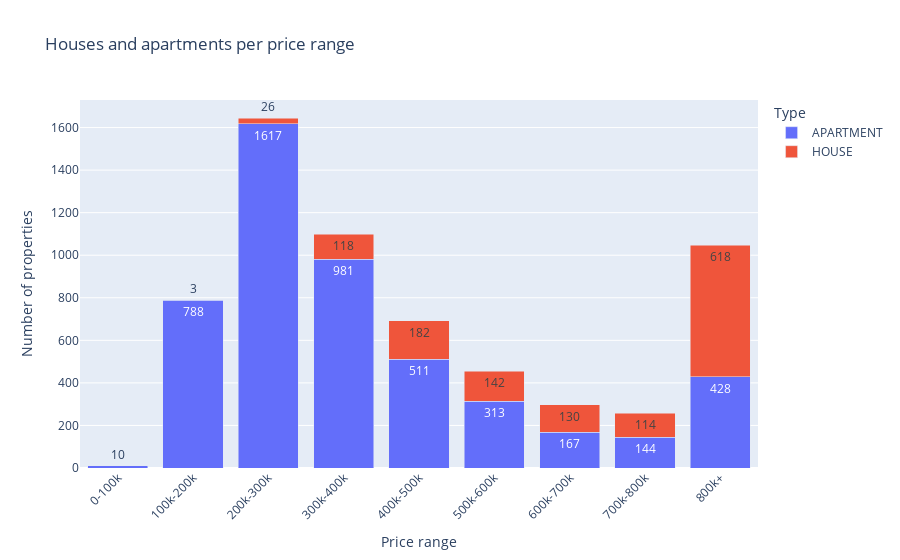

The cell this chart's notebook holds for it:
### Markdown cell above
Price ranges houses / apartments

### Code cell
import pandas as pd
import plotly.express as px

# Charger les données
df = pd.read_csv(input_file)

# Nettoyage
df = df.copy()
df['price'] = pd.to_numeric(df['price'], errors='coerce')
df = df[df['region'] == 'Brussels']
df = df[df['type'].isin(['HOUSE', 'APARTMENT'])]
df = df.dropna(subset=['price'])

# Vérifie la distribution des types
print("Types disponibles :", df['type'].value_counts())
print("Nombre de lignes après filtrage :", len(df))

# Créer les tranches de prix
price_bins = [0, 100000, 200000, 300000, 400000, 500000, 600000, 700000, 800000, float('inf')]
price_labels = [
    "0-100k", "100k-200k", "200k-300k", "300k-400k",
    "400k-500k", "500k-600k", "600k-700k", "700k-800k", "800k+"
]
df['price_range'] = pd.cut(df['price'], bins=price_bins, labels=price_labels, right=True)

# Vérifie s’il y a des NaN dans price_range
print("Valeurs manquantes dans price_range :", df['price_range'].isna().sum())

# Groupement
grouped = df.groupby(['price_range', 'type']).size().reset_index(name='count')
print(grouped)

# Graphique
fig = px.bar(
    grouped,
    x='price_range',
    y='count',
    color='type',
    title="Houses and apartments per price range",
    labels={'price_range': 'Price range', 'count': 'Number of properties', 'type': 'Type'},
    barmode='stack',
    text='count'
)

fig.update_layout(xaxis_tickangle=-45)
fig.show()

### Figure 1 — Plotly figure (JSON) as saved in the notebook; plotly's stock layout.template omitted (floating-point values rounded to 4 significant figures)
{"data": [{"hovertemplate": "Type=APARTMENT<br>Price range=%{x}<br>Number of properties=%{text}<extra></extra>", "legendgroup": "APARTMENT", "marker": {"color": "#636efa", "pattern": {"shape": ""}}, "name": "APARTMENT", "orientation": "v", "showlegend": true, "text": [10.0, 788.0, 1617.0, 981.0, 511.0, 313.0, 167.0, 144.0, 428.0], "textposition": "auto", "type": "bar", "x": ["0-100k", "100k-200k", "200k-300k", "300k-400k", "400k-500k", "500k-600k", "600k-700k", "700k-800k", "800k+"], "xaxis": "x", "y": [10, 788, 1617, 981, 511, 313, 167, 144, 428], "yaxis": "y"}, {"hovertemplate": "Type=HOUSE<br>Price range=%{x}<br>Number of properties=%{text}<extra></extra>", "legendgroup": "HOUSE", "marker": {"color": "#EF553B", "pattern": {"shape": ""}}, "name": "HOUSE", "orientation": "v", "showlegend": true, "text": [0.0, 3.0, 26.0, 118.0, 182.0, 142.0, 130.0, 114.0, 618.0], "textposition": "auto", "type": "bar", "x": ["0-100k", "100k-200k", "200k-300k", "300k-400k", "400k-500k", "500k-600k", "600k-700k", "700k-800k", "800k+"], "xaxis": "x", "y": [0, 3, 26, 118, 182, 142, 130, 114, 618], "yaxis": "y"}], "layout": {"barmode": "stack", "legend": {"title": {"text": "Type"}, "tracegroupgap": 0}, "title": {"text": "Houses and apartments per price range"}, "xaxis": {"anchor": "y", "domain": [0, 1], "tickangle": -45, "title": {"text": "Price range"}}, "yaxis": {"anchor": "x", "domain": [0, 1], "title": {"text": "Number of properties"}}}}
